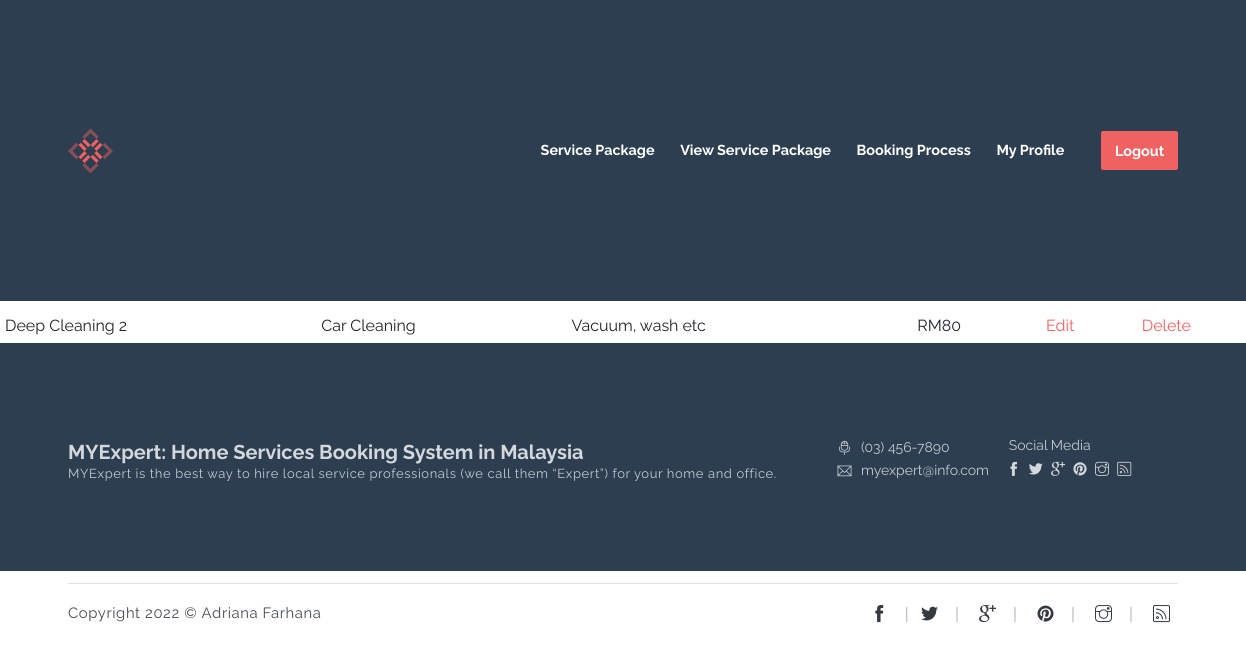
/view_package.php, run on the app's committed database.
### tables this page shows
CREATE TABLE `service_package` (
  `s_id` int(6) NOT NULL,
  `s_name` varchar(255) NOT NULL,
  `category` varchar(255) NOT NULL,
  `description` varchar(255) NOT NULL,
  `price` varchar(255) NOT NULL
);

### view_package.php (the view, shortened to what this page needs)
<?php
echo '<h1>Service Package List</h1>';
require ('../mysqli_connect.php');
$q = "SELECT s_name, category, description, price, s_id FROM service_package";
$r = @mysqli_query ($dbc, $q);
$num = mysqli_num_rows($r);
if ($num > 0) {
	echo "<p>There are currently $num service package.</p>\n";
	echo '<table align="center" cellspacing="5" cellpadding="5" width="103%">
	<tr>
		<td align="left"><b>Package Name</b></td>
		<td align="left"><b>Category</b></td>
		<td align="left"><b>Description</b></td>
		<td align="left"><b>Price</b></td>
		<td align="left"><b>Edit</b></td>
		<td align="left"><b>Delete</b></td>
	</tr>
';
	while ($row = mysqli_fetch_array($r, MYSQLI_ASSOC)) {
		echo '<tr>
			<td align="left">' . $row['s_name'] . '</td>
			<td align="left">' . $row['category'] . '</td>
			<td align="left">' . $row['description'] . '</td>
			<td align="left">' . $row['price'] . '</td>
			<td align="left"><a href="edit_sp.php?id=' . $row['s_id'] . '">Edit</a></td>
			<td align="left"><a href="delete_sp.php?id=' . $row['s_id'] . '">Delete</a></td>
		</tr>
		';
	}
	echo '</table>';
} else {
	echo '<p class="error">There are currently no service package.</p>';
}
?>

### data on the page
service_package: s_name "Deep Cleaning 2", category "Car Cleaning", description "Vacuum, wash etc", price "RM80"
